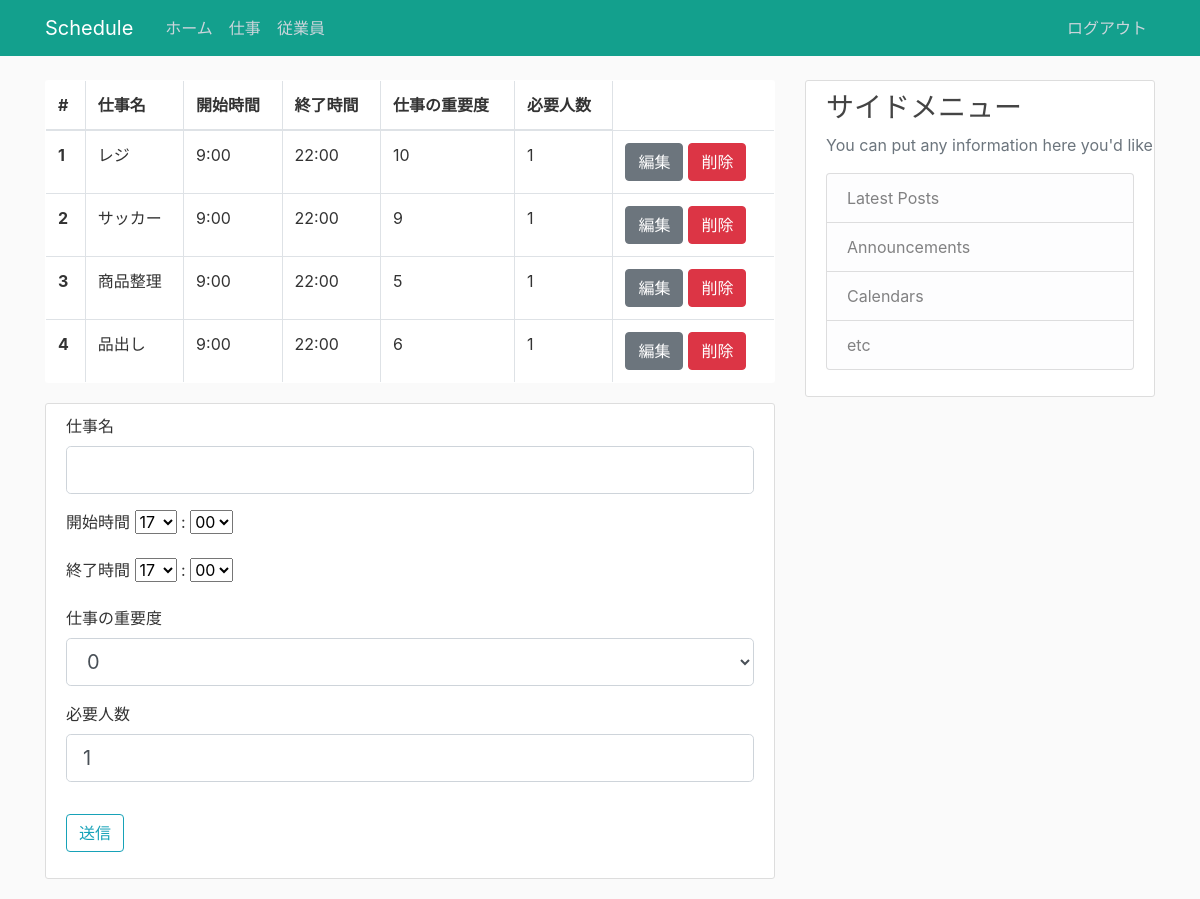
The app's page /job (signed in), older data.
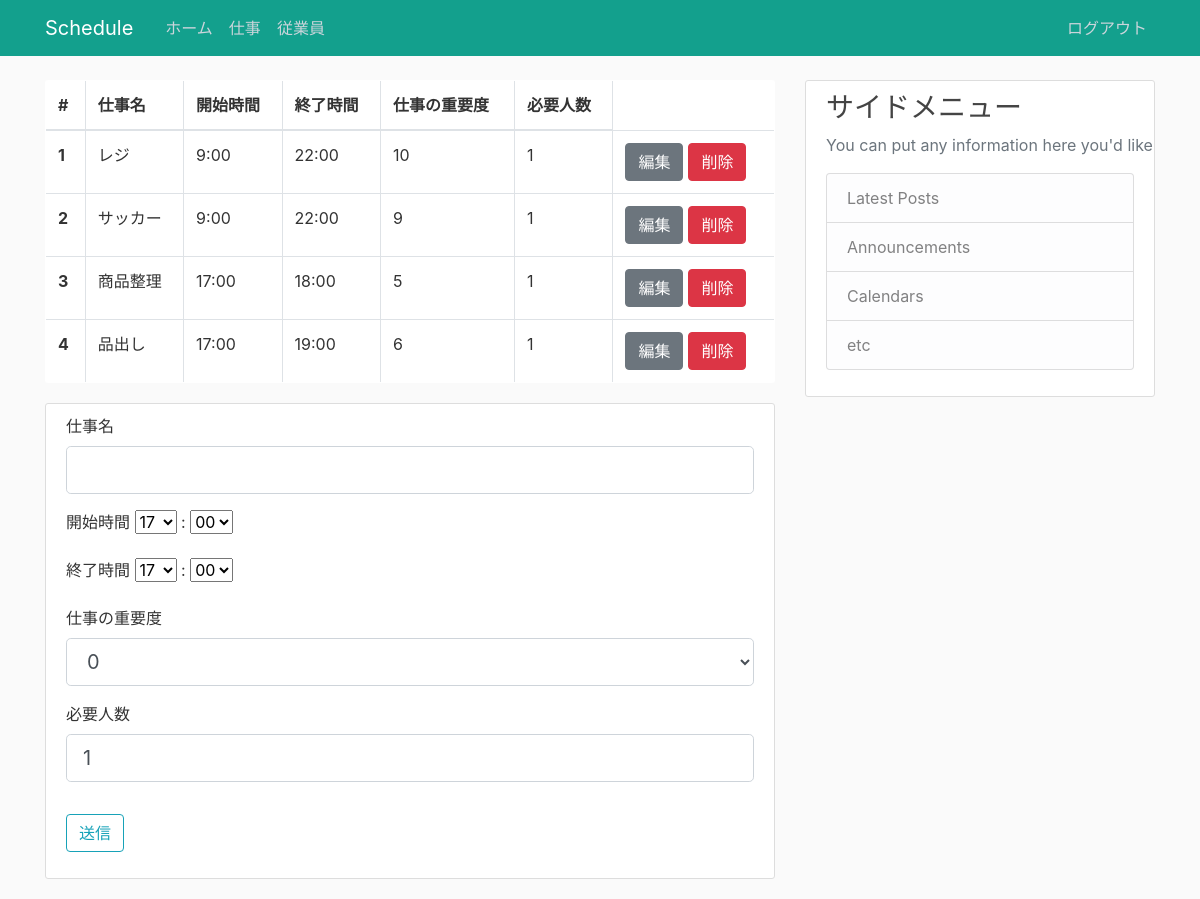
The same page, newer data.
### flask_schedule/models.py (models this page shows, shortened)
class Job(db.Model):
  id = db.Column(db.Integer, primary_key=True)
  jobname = db.Column(db.String(20), unique=True, nullable=False)
  starttime = db.Column(db.String(10))
  endtime = db.Column(db.String(10))
  priority = db.Column(db.String(3))
  required_number = db.Column(db.Integer)

### flask_schedule/views/job.py (the view, shortened to what this page needs)
@app.route('/job', methods=['GET', 'POST'])
def job():
  if not session.get('logged_in'):
    return redirect(url_for('login'))
  jobs = Job.query.all()
  form = JobForm()
  hour = hourlist
  minutes = minuteslist
  form.starttime_hour.choices = hourlist
  form.starttime_minutes.choices = minuteslist
  form.endtime_hour.choices = hourlist
  form.endtime_minutes.choices = minuteslist
  form.priority.choices = priorty_list
  if request.method == "GET":
    return render_template('job/job.html',form=form,jobs=jobs)

### flask_schedule/forms.py
class JobForm(FlaskForm):
  jobname = StringField('仕事名',validators=[DataRequired(), Length(min=1, max=20)])
  starttime_hour = SelectField('開始時間',validators=[DataRequired()])
  starttime_minutes = SelectField(':',validators=[DataRequired()])
  endtime_hour = SelectField('終了時間',validators=[DataRequired()])
  endtime_minutes = SelectField(':',validators=[DataRequired()])
  required_number = IntegerField('必要人数', validators=[DataRequired()],default=1)
  priority = SelectField('仕事の重要度',validators=[DataRequired()])
  submit = SubmitField('送信')

### flask_schedule/views/views.py (called while the page is built)
@app.context_processor
def override_url_for():
    return dict(url_for=dated_url_for)

def dated_url_for(endpoint, **values):
    if endpoint == 'static':
        filename = values.get('filename', None)
        if filename:
            file_path = os.path.join(app.root_path,
                                 endpoint, filename)
            values['q'] = int(os.stat(file_path).st_mtime)
    return url_for(endpoint, **values)

### flask_schedule/templates/job/job.html (shortened to what this page needs)
{% extends "layout.html" %}
{% block content %}
  <table class="table table-bordered content-section">
    <thead>
      <tr>
        <th scope="col">#</th>
        <th scope="col">仕事名</th>
        <th scope="col">開始時間</th>
        <th scope="col">終了時間</th>
        <th scope="col">仕事の重要度</th>
        <th scope="col">必要人数</th>
      </tr>
    </thead>
    <tbody>
      {% for job in jobs %}
      <tr>
        <th scope="row">{{ job.id }}</th>
        <td>{{ job.jobname }}</td>
        <td>{{ job.starttime }}</td>
        <td>{{ job.endtime }}</td>
        <td>{{ job.priority }}</td>
        <td>{{ job.required_number }}</td>
        <td>
          <div class="btn-group">
            <form action="{{ url_for('edit_job',id = job.id)}}" method="GET">
              <button type="submit" class="btn btn-secondary">編集</button>
            </form>
            <form action="{{ url_for('delete_job',id = job.id)}}" method="GET">
              <button type="submit" class="btn btn-danger" style="margin-left: 5px;" style="margin-right: 5px;">削除</button>
            </form>
          </div>
        </td>
      </tr>
      {% endfor %}
    </tbody>
  </table>
  <div class="content-section">
    <form method="POST" action="">
      <div class="form-group">
        <fieldset class="form-group">
          <div class="form-group">
            {{ form.jobname.label(class="form-control-label")}}
            {{ form.jobname(class="form-control form-control-lg") }}
          </div>
          <div class="form-group">
            {{ form.starttime_hour.label()}}
            {{ form.starttime_hour() }}
            {{ form.starttime_minutes.label()}}
            {{ form.starttime_minutes() }}
          </div>
          <div class="form-group">
            {{ form.endtime_hour.label()}}
            {{ form.endtime_hour() }}
            {{ form.endtime_minutes.label()}}
            {{ form.endtime_minutes() }}
          </div>
          <div class="form-group">
            {{ form.priority.label(class="form-control-label")}}
            {{ form.priority(class="form-control form-control-lg") }}
          </div>
          <div class="form-group">
            {{ form.required_number.label(class="form-control-label")}}
            {{ form.required_number(class="form-control form-control-lg") }}
          </div>
        </fieldset>
      </div>
      <div class="form-group">
        {{ form.submit(class="btn btn-outline-info") }}
      </div>
    </form>
  </div>
{% endblock %}

### flask_schedule/templates/layout.html (shortened to what this page needs)
<!DOCTYPE html>
<html lang="en">
<head>
    <link rel="stylesheet" href="https://stackpath.bootstrapcdn.com/bootstrap/4.1.3/css/bootstrap.min.css">
    <link rel= "stylesheet" type= "text/css" href= "{{ url_for('static',filename='main.css') }}">
</head>
<body>
  <header class="site-header">
    <nav class="navbar navbar-expand-md navbar-dark bg-steel fixed-top">
      <div class="container">
        <a class="navbar-brand mr-4" href="/">Schedule</a>
        <div class="collapse navbar-collapse" id="navbarToggle">
          {% if session.logged_in %}
          <div class="navbar-nav mr-auto">
            <a class="nav-item nav-link" href="{{ url_for('index') }}">ホーム</a>
            <a class="nav-item nav-link" href="{{ url_for('job') }}">仕事</a>
            <a class="nav-item nav-link" href="{{ url_for('worker') }}">従業員</a>
          </div>
          <div class="navbar-nav">
            <a class="nav-item nav-link" href="{{ url_for('logout') }}">ログアウト</a>
          </div>
          {% else %}
          <div class="navbar-nav mr-auto"></div>
          <div class="navbar-nav">
            <a class="nav-item nav-link" href="{{ url_for('login') }}">ログイン</a>
          {% endif %}
          </div>
        </div>
    </nav>
  </header>
  <main role="main" class="container">
    <div class="row">
      <div class="col-md-8">
        {% block content %}{% endblock %}
      </div>
      <div class="col-md-4">
        <div class="content-section">
          <h3>サイドメニュー</h3>
          <p class='text-muted'>You can put any information here you'd like.
            <ul class="list-group">
              <li class="list-group-item list-group-item-light">Latest Posts</li>
              <li class="list-group-item list-group-item-light">Announcements</li>
              <li class="list-group-item list-group-item-light">Calendars</li>
              <li class="list-group-item list-group-item-light">etc</li>
            </ul>
          </p>
        </div>
      </div>
    </div>
  </main>
</body>
</html>

### flask_schedule/static/main.css (style rules this page uses)
body { background: #fafafa; color: #333333; margin-top: 5rem; }
h1, h2, h3, h4, h5, h6 { color: #444444; }
.bg-steel { background-color: #13a08d; }
.site-header .navbar-nav .nav-link { color: #cbd5db; }
.content-section { background: #ffffff; padding: 10px 20px; border: 1px solid #dddddd; border-radius: 3px; margin-bottom: 20px; white-space: nowrap; overflow: hidden; }

Row changes from the older to the newer data that the page shows:
changed Job "商品整理": starttime "9:00" → "17:00"; endtime "22:00" → "18:00"
changed Job "品出し": starttime "9:00" → "17:00"; endtime "22:00" → "19:00"
